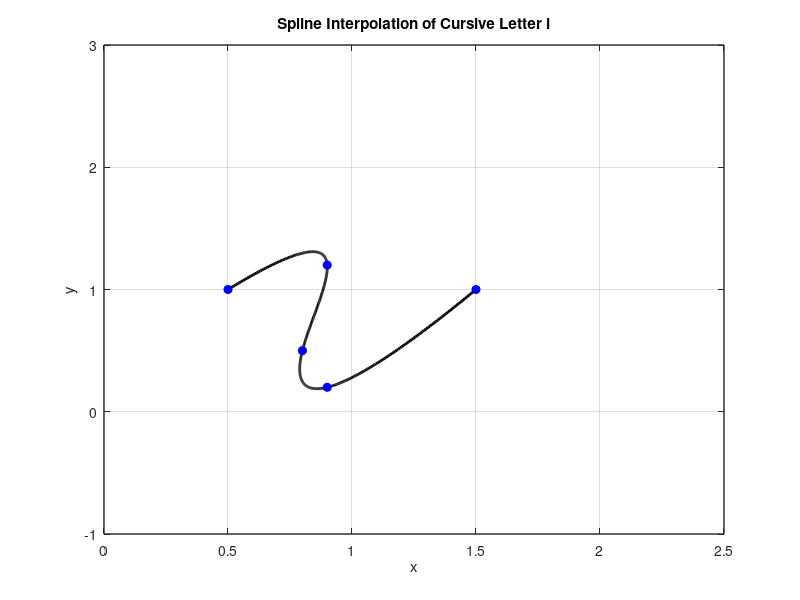

Recreate this plot in MATLAB.
x = [0.5 0.9 0.8 0.9 1.5];
y = [1 1.2 0.5 0.2 1];

n = length(x);
t = 0:n-1; % Parametric coordinate t
tt = 0:0.01:n-1; % More dense coordinate tt for spline interpolation

% Compute spline interpolation
xx = spline(t, x, tt);
yy = spline(t, y, tt);

% Plot settings
figure(1)
plot(xx, yy, 'k', 'LineWidth', 2) % plot spline
hold on
plot(x, y, 'bo', 'MarkerFaceColor', 'b') % plot data points
axis([0 2.5 -1 3])
grid on
title('Spline Interpolation of Cursive Letter i')
xlabel('x')
ylabel('y')
set(gca, 'FontSize', 10, 'LineWidth', 1)
grid on